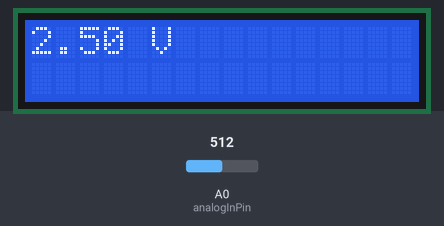
Simulated run of this sketch. Board: Arduino Uno, built with avr-gcc and run on an emulated ATmega328P. On the bench: 16×2 character LCD. The test bench sets the inputs (shaded band); at power-on: A0 (analogInPin) = 512.

Above: at 1.2 s.
1.3 s: A0 (analogInPin) set to 716
At 1.73 s:
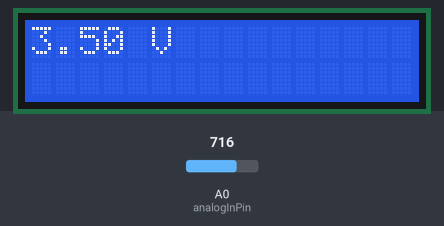
3.9 s: A0 (analogInPin) set to 900
At 4.16 s:
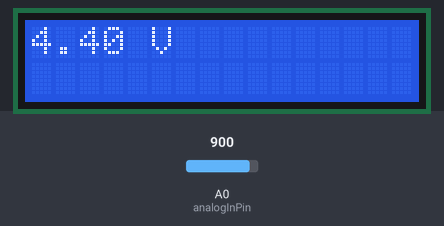
5.5 s: A0 (analogInPin) set to 1023
At 5.68 s:
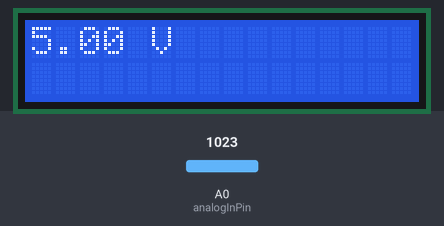

Measured:
- after the input at 1.3 s, the display: first differs from a run without the input after 0.28 s (image 1)
- after the input at 3.9 s, the display: first differs from a run without the input after 0.11 s (image 2)
- after the input at 5.5 s, the display: first differs from a run without the input at once (image 3)

The sketch:

leggi_tensione.ino
```cpp
#include <LiquidCrystal.h>

LiquidCrystal lcd(12, 11, 5, 4, 3, 2);

const int analogInPin = A0;  // Analog input pin that the potentiometer is attached to

int sensorValue = 0;        // value read from the pot
float outputValue = 0;        // value output to the PWM (analog out)

void setup() {
  // initialize serial communications at 9600 bps:
  Serial.begin(9600);
  lcd.begin(16, 2);
}

void loop() {
  // read the analog in value:
  sensorValue = analogRead(analogInPin);
  // map it to the range of the analog out:
  outputValue = map(sensorValue, 0, 1023, 0, 50000);
  // change the analog out value:
  lcd.setCursor(0, 0);
  lcd.print(outputValue/10000);
  lcd.print(" V");
  delay(300);
  lcd.clear();
}
```
